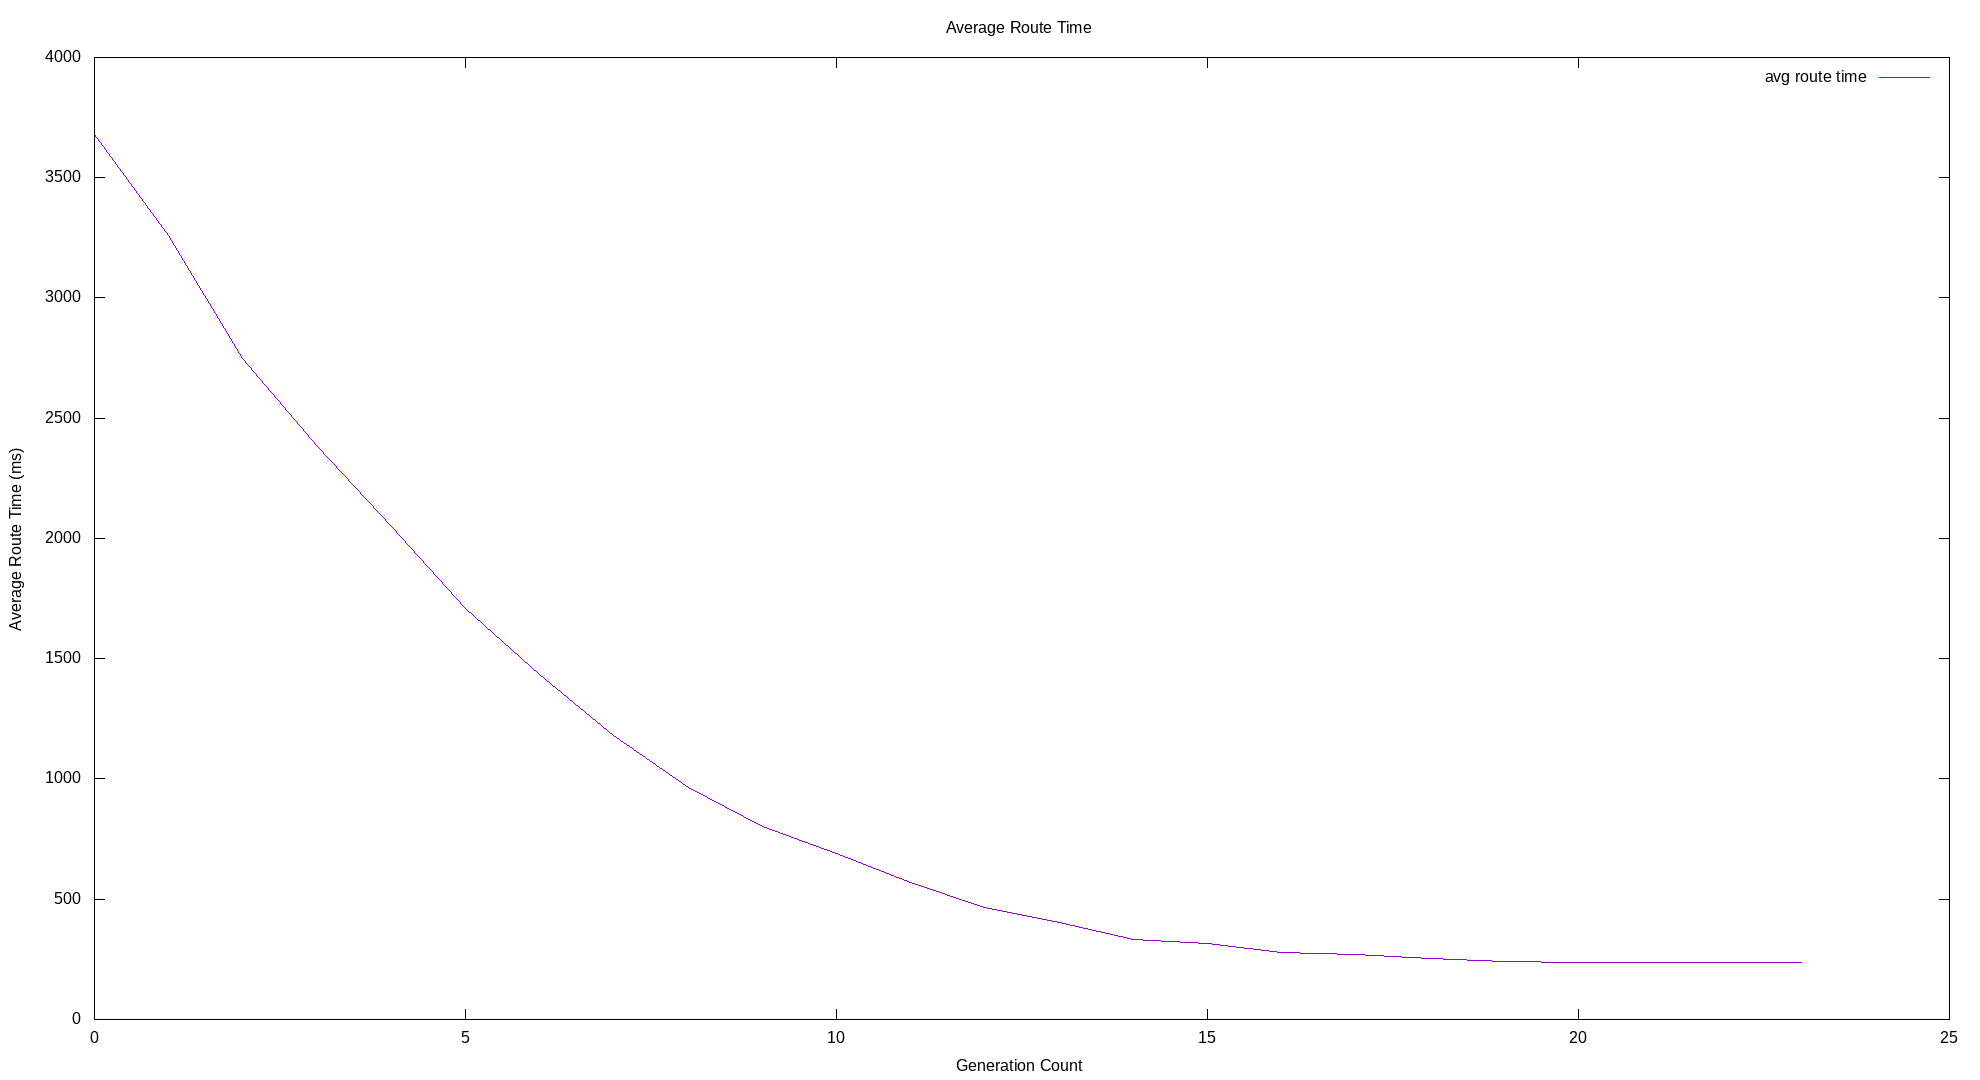

Source code (gnuplot):
set terminal png size 1980,1080
set title "Average Route Time"
set xlabel "Generation Count"
set ylabel "Average Route Time (ms)"
plot "avg_route_time.txt" index 0 with lines title 'avg route time' 
     
     
set term png
set output "avg_route_time.png"
replot
